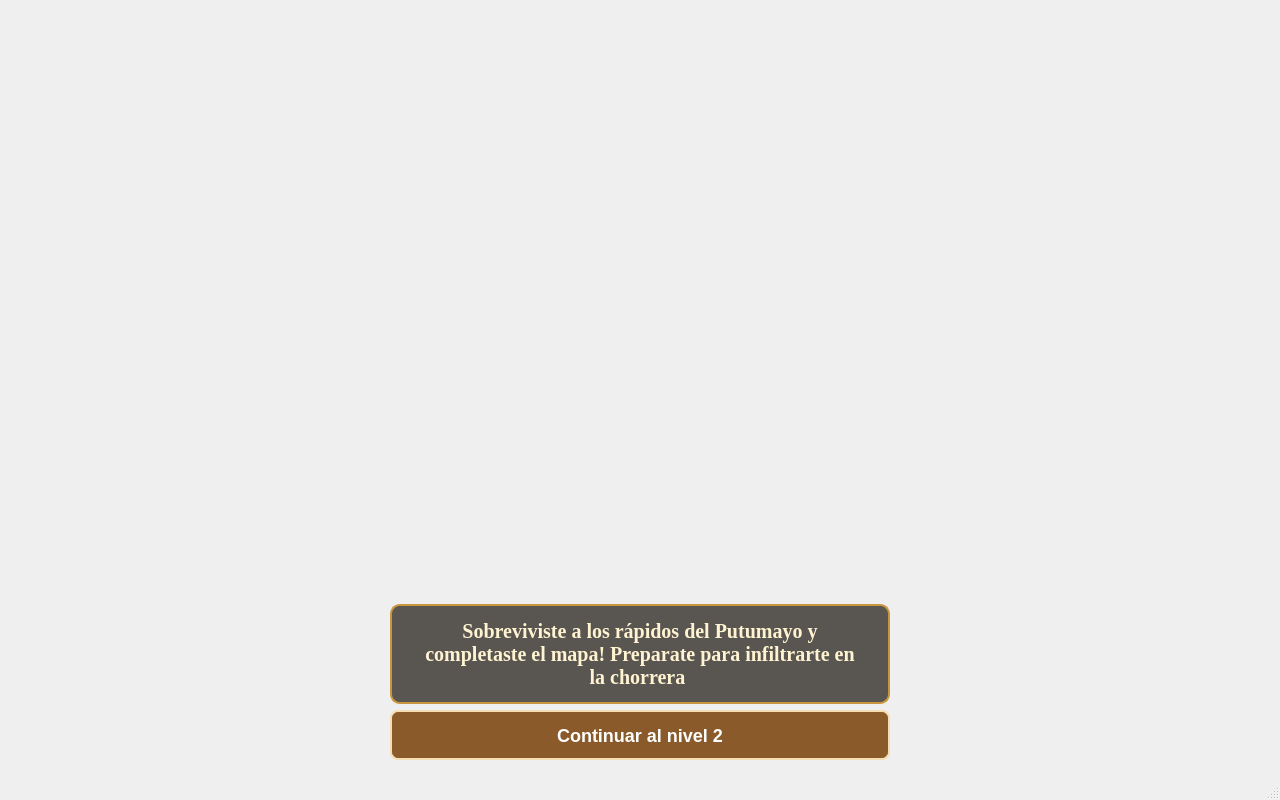
<?xml version="1.0" encoding="UTF-8"?>
<ui version="4.0">
 <class>MainWindow</class>
 <widget class="QMainWindow" name="MainWindow">
  <property name="geometry">
   <rect>
    <x>0</x>
    <y>0</y>
    <width>1280</width>
    <height>800</height>
   </rect>
  </property>
  <property name="minimumSize">
   <size>
    <width>0</width>
    <height>0</height>
   </size>
  </property>
  <property name="windowTitle">
   <string>MainWindow</string>
  </property>
  <widget class="QWidget" name="centralwidget">
   <layout class="QGridLayout" name="gridLayout">
    <item row="0" column="1">
     <widget class="QStackedWidget" name="stackedWidget">
      <property name="styleSheet">
       <string notr="true">#pageTransicion {
    border-image: url(:/0. Fondo transicion.png) 0 0 0 0 stretch stretch;
}

QLabel {
    background: transparent;
    color: white;
}</string>
      </property>
      <property name="currentIndex">
       <number>3</number>
      </property>
      <widget class="QWidget" name="PageMenu">
       <property name="styleSheet">
        <string notr="true">#PageMenu {
    border-image: url(:/0. Fondo Menu.png) 0 0 0 0 stretch stretch;
}

QLabel {
    background: transparent;
    color: white;
}</string>
       </property>
       <layout class="QVBoxLayout" name="verticalLayout_5">
        <item>
         <widget class="QWidget" name="widget_3" native="true">
          <layout class="QHBoxLayout" name="horizontalLayout_5">
           <item>
            <widget class="QLabel" name="label">
             <property name="minimumSize">
              <size>
               <width>700</width>
               <height>150</height>
              </size>
             </property>
             <property name="maximumSize">
              <size>
               <width>700</width>
               <height>200</height>
              </size>
             </property>
             <property name="font">
              <font>
               <family>Georgia</family>
               <pointsize>-1</pointsize>
               <bold>true</bold>
              </font>
             </property>
             <property name="styleSheet">
              <string notr="true">QLabel {
    color: #FFF3D1;
    font-family: &quot;Georgia&quot;, &quot;Trebuchet MS&quot;, serif;
    font-size: 30px;
    font-weight: bold;
    background-color: rgba(20, 14, 8, 175);
    padding: 16px 24px;
    border: 2px solid #C8963E;
    border-radius: 10px;
}
</string>
             </property>
             <property name="text">
              <string>Indiana Jones y La Fiebre del Caucho :  EL Oro Blanco del Putumayo</string>
             </property>
             <property name="alignment">
              <set>Qt::AlignmentFlag::AlignCenter</set>
             </property>
             <property name="wordWrap">
              <bool>true</bool>
             </property>
            </widget>
           </item>
          </layout>
         </widget>
        </item>
        <item>
         <spacer name="verticalSpacer">
          <property name="orientation">
           <enum>Qt::Orientation::Vertical</enum>
          </property>
          <property name="sizeHint" stdset="0">
           <size>
            <width>20</width>
            <height>40</height>
           </size>
          </property>
         </spacer>
        </item>
        <item alignment="Qt::AlignmentFlag::AlignHCenter">
         <widget class="QWidget" name="widget_6" native="true">
          <property name="minimumSize">
           <size>
            <width>700</width>
            <height>150</height>
           </size>
          </property>
          <property name="maximumSize">
           <size>
            <width>900</width>
            <height>150</height>
           </size>
          </property>
          <layout class="QHBoxLayout" name="horizontalLayout_6">
           <item>
            <widget class="QWidget" name="widget_4" native="true">
             <layout class="QVBoxLayout" name="verticalLayout_3">
              <item>
               <widget class="QPushButton" name="btnN1N">
                <property name="styleSheet">
                 <string notr="true">QPushButton {
    background-color: #8b5a2b;
    color: white;
    font-size: 14px;
    font-weight: bold;
    padding: 12px 28px;
    border: 2px solid #f5deb3;
    border-radius: 8px;
}
QPushButton:hover {
    background-color: #a86f38;
}</string>
                </property>
                <property name="text">
                 <string>Nivel 1 Normal</string>
                </property>
               </widget>
              </item>
              <item>
               <widget class="QPushButton" name="btnN1D">
                <property name="styleSheet">
                 <string notr="true">QPushButton {
    background-color: #8b5a2b;
    color: white;
    font-size: 14px;
    font-weight: bold;
    padding: 12px 28px;
    border: 2px solid #f5deb3;
    border-radius: 8px;
}
QPushButton:hover {
    background-color: #a86f38;
}</string>
                </property>
                <property name="text">
                 <string>Nivel 1 Díficil</string>
                </property>
               </widget>
              </item>
             </layout>
            </widget>
           </item>
           <item>
            <widget class="QWidget" name="widget_5" native="true">
             <layout class="QVBoxLayout" name="verticalLayout_4">
              <item>
               <widget class="QPushButton" name="btnN2N">
                <property name="styleSheet">
                 <string notr="true">QPushButton {
    background-color: #8b5a2b;
    color: white;
    font-size: 14px;
    font-weight: bold;
    padding: 12px 28px;
    border: 2px solid #f5deb3;
    border-radius: 8px;
}
QPushButton:hover {
    background-color: #a86f38;
}</string>
                </property>
                <property name="text">
                 <string>Nivel 2 Normal</string>
                </property>
               </widget>
              </item>
              <item>
               <widget class="QPushButton" name="btnN2D">
                <property name="styleSheet">
                 <string notr="true">QPushButton {
    background-color: #8b5a2b;
    color: white;
    font-size: 14px;
    font-weight: bold;
    padding: 12px 28px;
    border: 2px solid #f5deb3;
    border-radius: 8px;
}
QPushButton:hover {
    background-color: #a86f38;
}</string>
                </property>
                <property name="text">
                 <string>Nivel 2 Díficil</string>
                </property>
               </widget>
              </item>
             </layout>
            </widget>
           </item>
          </layout>
         </widget>
        </item>
        <item alignment="Qt::AlignmentFlag::AlignHCenter|Qt::AlignmentFlag::AlignVCenter">
         <widget class="QWidget" name="widget_7" native="true">
          <property name="minimumSize">
           <size>
            <width>700</width>
            <height>100</height>
           </size>
          </property>
          <property name="maximumSize">
           <size>
            <width>900</width>
            <height>100</height>
           </size>
          </property>
          <layout class="QHBoxLayout" name="horizontalLayout_7">
           <item>
            <widget class="QPushButton" name="btnNormal">
             <property name="styleSheet">
              <string notr="true">QPushButton {
    background-color: #8b5a2b;
    color: white;
    font-size: 18px;
    font-weight: bold;
    padding: 12px 28px;
    border: 2px solid #f5deb3;
    border-radius: 8px;
}
QPushButton:hover {
    background-color: #a86f38;
}</string>
             </property>
             <property name="text">
              <string>Modo Normal</string>
             </property>
            </widget>
           </item>
           <item>
            <widget class="QPushButton" name="btnDificil">
             <property name="styleSheet">
              <string notr="true">QPushButton {
    background-color: #8b5a2b;
    color: white;
    font-size: 18px;
    font-weight: bold;
    padding: 12px 28px;
    border: 2px solid #f5deb3;
    border-radius: 8px;
}
QPushButton:hover {
    background-color: #a86f38;
}</string>
             </property>
             <property name="text">
              <string>Modo Díficil</string>
             </property>
            </widget>
           </item>
          </layout>
         </widget>
        </item>
       </layout>
      </widget>
      <widget class="QWidget" name="pageNivel1">
       <layout class="QVBoxLayout" name="verticalLayout">
        <item>
         <layout class="QHBoxLayout" name="horizontalLayout">
          <item>
           <widget class="QLabel" name="lblIconoCorazonN1">
            <property name="minimumSize">
             <size>
              <width>32</width>
              <height>32</height>
             </size>
            </property>
            <property name="maximumSize">
             <size>
              <width>32</width>
              <height>32</height>
             </size>
            </property>
            <property name="text">
             <string/>
            </property>
            <property name="pixmap">
             <pixmap resource="sprites.qrc">:/0. Corazon.png</pixmap>
            </property>
            <property name="scaledContents">
             <bool>true</bool>
            </property>
           </widget>
          </item>
          <item>
           <widget class="QProgressBar" name="barraSaludN1">
            <property name="maximumSize">
             <size>
              <width>250</width>
              <height>16777215</height>
             </size>
            </property>
            <property name="value">
             <number>100</number>
            </property>
           </widget>
          </item>
          <item>
           <spacer name="horizontalSpacer">
            <property name="orientation">
             <enum>Qt::Orientation::Horizontal</enum>
            </property>
            <property name="sizeType">
             <enum>QSizePolicy::Policy::Fixed</enum>
            </property>
            <property name="sizeHint" stdset="0">
             <size>
              <width>100</width>
              <height>20</height>
             </size>
            </property>
           </spacer>
          </item>
          <item>
           <widget class="QWidget" name="widget_2" native="true">
            <property name="minimumSize">
             <size>
              <width>200</width>
              <height>32</height>
             </size>
            </property>
            <property name="maximumSize">
             <size>
              <width>200</width>
              <height>32</height>
             </size>
            </property>
            <layout class="QHBoxLayout" name="horizontalLayout_4">
             <property name="spacing">
              <number>7</number>
             </property>
             <property name="leftMargin">
              <number>0</number>
             </property>
             <property name="topMargin">
              <number>0</number>
             </property>
             <property name="rightMargin">
              <number>0</number>
             </property>
             <property name="bottomMargin">
              <number>0</number>
             </property>
             <item>
              <widget class="QLabel" name="lblVida">
               <property name="text">
                <string>Vidas :</string>
               </property>
              </widget>
             </item>
             <item>
              <widget class="QLabel" name="lblVida11">
               <property name="minimumSize">
                <size>
                 <width>32</width>
                 <height>32</height>
                </size>
               </property>
               <property name="maximumSize">
                <size>
                 <width>32</width>
                 <height>32</height>
                </size>
               </property>
               <property name="text">
                <string/>
               </property>
               <property name="pixmap">
                <pixmap resource="sprites.qrc">:/00. Indy cara.png</pixmap>
               </property>
               <property name="scaledContents">
                <bool>true</bool>
               </property>
              </widget>
             </item>
             <item>
              <widget class="QLabel" name="lblVida21">
               <property name="minimumSize">
                <size>
                 <width>32</width>
                 <height>32</height>
                </size>
               </property>
               <property name="maximumSize">
                <size>
                 <width>32</width>
                 <height>32</height>
                </size>
               </property>
               <property name="text">
                <string/>
               </property>
               <property name="pixmap">
                <pixmap resource="sprites.qrc">:/00. Indy cara.png</pixmap>
               </property>
               <property name="scaledContents">
                <bool>true</bool>
               </property>
              </widget>
             </item>
             <item>
              <widget class="QLabel" name="lblVida31">
               <property name="minimumSize">
                <size>
                 <width>32</width>
                 <height>32</height>
                </size>
               </property>
               <property name="maximumSize">
                <size>
                 <width>32</width>
                 <height>32</height>
                </size>
               </property>
               <property name="text">
                <string/>
               </property>
               <property name="pixmap">
                <pixmap resource="sprites.qrc">:/00. Indy cara.png</pixmap>
               </property>
               <property name="scaledContents">
                <bool>true</bool>
               </property>
              </widget>
             </item>
            </layout>
           </widget>
          </item>
          <item>
           <spacer name="horizontalSpacer_3">
            <property name="orientation">
             <enum>Qt::Orientation::Horizontal</enum>
            </property>
            <property name="sizeType">
             <enum>QSizePolicy::Policy::Fixed</enum>
            </property>
            <property name="sizeHint" stdset="0">
             <size>
              <width>40</width>
              <height>20</height>
             </size>
            </property>
           </spacer>
          </item>
          <item>
           <widget class="QLabel" name="lblIconoPerga">
            <property name="minimumSize">
             <size>
              <width>32</width>
              <height>32</height>
             </size>
            </property>
            <property name="maximumSize">
             <size>
              <width>32</width>
              <height>32</height>
             </size>
            </property>
            <property name="text">
             <string/>
            </property>
            <property name="pixmap">
             <pixmap resource="sprites.qrc">:/00. pergamino.png</pixmap>
            </property>
            <property name="scaledContents">
             <bool>true</bool>
            </property>
           </widget>
          </item>
          <item>
           <widget class="QLabel" name="lblPergaminosN1">
            <property name="text">
             <string>Pergaminos: 0/5</string>
            </property>
            <property name="alignment">
             <set>Qt::AlignmentFlag::AlignCenter</set>
            </property>
           </widget>
          </item>
          <item>
           <widget class="QLabel" name="lblTiempoN1">
            <property name="text">
             <string>Tiempo:  2:00</string>
            </property>
            <property name="alignment">
             <set>Qt::AlignmentFlag::AlignCenter</set>
            </property>
           </widget>
          </item>
         </layout>
        </item>
        <item>
         <widget class="QGraphicsView" name="viewNivel1">
          <property name="focusPolicy">
           <enum>Qt::FocusPolicy::NoFocus</enum>
          </property>
         </widget>
        </item>
       </layout>
      </widget>
      <widget class="QWidget" name="pageNivel2">
       <layout class="QVBoxLayout" name="verticalLayout_2">
        <item>
         <layout class="QHBoxLayout" name="horizontalLayout_2">
          <item>
           <widget class="QLabel" name="lblIconoCorazonN2">
            <property name="minimumSize">
             <size>
              <width>32</width>
              <height>32</height>
             </size>
            </property>
            <property name="maximumSize">
             <size>
              <width>32</width>
              <height>32</height>
             </size>
            </property>
            <property name="text">
             <string/>
            </property>
            <property name="pixmap">
             <pixmap resource="sprites.qrc">:/0. Corazon.png</pixmap>
            </property>
            <property name="scaledContents">
             <bool>true</bool>
            </property>
           </widget>
          </item>
          <item>
           <widget class="QProgressBar" name="barraSaludN2">
            <property name="value">
             <number>100</number>
            </property>
            <property name="alignment">
             <set>Qt::AlignmentFlag::AlignCenter</set>
            </property>
           </widget>
          </item>
          <item>
           <widget class="QWidget" name="widget" native="true">
            <property name="minimumSize">
             <size>
              <width>200</width>
              <height>32</height>
             </size>
            </property>
            <property name="maximumSize">
             <size>
              <width>200</width>
              <height>32</height>
             </size>
            </property>
            <layout class="QHBoxLayout" name="horizontalLayout_3">
             <property name="spacing">
              <number>5</number>
             </property>
             <property name="leftMargin">
              <number>0</number>
             </property>
             <property name="topMargin">
              <number>0</number>
             </property>
             <property name="rightMargin">
              <number>0</number>
             </property>
             <property name="bottomMargin">
              <number>0</number>
             </property>
             <item>
              <widget class="QLabel" name="lblVidas">
               <property name="minimumSize">
                <size>
                 <width>60</width>
                 <height>32</height>
                </size>
               </property>
               <property name="maximumSize">
                <size>
                 <width>60</width>
                 <height>32</height>
                </size>
               </property>
               <property name="text">
                <string>Vidas :</string>
               </property>
               <property name="alignment">
                <set>Qt::AlignmentFlag::AlignCenter</set>
               </property>
              </widget>
             </item>
             <item>
              <widget class="QLabel" name="lblVida1">
               <property name="minimumSize">
                <size>
                 <width>32</width>
                 <height>32</height>
                </size>
               </property>
               <property name="maximumSize">
                <size>
                 <width>32</width>
                 <height>32</height>
                </size>
               </property>
               <property name="text">
                <string/>
               </property>
               <property name="pixmap">
                <pixmap resource="sprites.qrc">:/00. Indy cara.png</pixmap>
               </property>
               <property name="scaledContents">
                <bool>true</bool>
               </property>
              </widget>
             </item>
             <item>
              <widget class="QLabel" name="lblVida2">
               <property name="minimumSize">
                <size>
                 <width>32</width>
                 <height>32</height>
                </size>
               </property>
               <property name="maximumSize">
                <size>
                 <width>32</width>
                 <height>32</height>
                </size>
               </property>
               <property name="text">
                <string/>
               </property>
               <property name="pixmap">
                <pixmap resource="sprites.qrc">:/00. Indy cara.png</pixmap>
               </property>
               <property name="scaledContents">
                <bool>true</bool>
               </property>
              </widget>
             </item>
             <item>
              <widget class="QLabel" name="lblVida3">
               <property name="minimumSize">
                <size>
                 <width>32</width>
                 <height>32</height>
                </size>
               </property>
               <property name="maximumSize">
                <size>
                 <width>32</width>
                 <height>32</height>
                </size>
               </property>
               <property name="text">
                <string/>
               </property>
               <property name="pixmap">
                <pixmap resource="sprites.qrc">:/00. Indy cara.png</pixmap>
               </property>
               <property name="scaledContents">
                <bool>true</bool>
               </property>
              </widget>
             </item>
            </layout>
           </widget>
          </item>
          <item>
           <spacer name="horizontalSpacer_2">
            <property name="orientation">
             <enum>Qt::Orientation::Horizontal</enum>
            </property>
            <property name="sizeType">
             <enum>QSizePolicy::Policy::Fixed</enum>
            </property>
            <property name="sizeHint" stdset="0">
             <size>
              <width>80</width>
              <height>20</height>
             </size>
            </property>
           </spacer>
          </item>
          <item>
           <widget class="QLabel" name="lblIconoPalaca">
            <property name="minimumSize">
             <size>
              <width>32</width>
              <height>32</height>
             </size>
            </property>
            <property name="maximumSize">
             <size>
              <width>32</width>
              <height>32</height>
             </size>
            </property>
            <property name="text">
             <string/>
            </property>
            <property name="pixmap">
             <pixmap resource="sprites.qrc">:/0. Palancader.png</pixmap>
            </property>
            <property name="scaledContents">
             <bool>true</bool>
            </property>
           </widget>
          </item>
          <item>
           <widget class="QLabel" name="lblPalancasN2">
            <property name="minimumSize">
             <size>
              <width>300</width>
              <height>0</height>
             </size>
            </property>
            <property name="text">
             <string>Palancas : 0/3</string>
            </property>
            <property name="alignment">
             <set>Qt::AlignmentFlag::AlignCenter</set>
            </property>
           </widget>
          </item>
         </layout>
        </item>
        <item>
         <widget class="QGraphicsView" name="viewNivel2"/>
        </item>
       </layout>
      </widget>
      <widget class="QWidget" name="pageTransicion">
       <layout class="QVBoxLayout" name="verticalLayout_7">
        <item>
         <spacer name="verticalSpacer_3">
          <property name="orientation">
           <enum>Qt::Orientation::Vertical</enum>
          </property>
          <property name="sizeHint" stdset="0">
           <size>
            <width>20</width>
            <height>554</height>
           </size>
          </property>
         </spacer>
        </item>
        <item alignment="Qt::AlignmentFlag::AlignHCenter">
         <widget class="QLabel" name="label_2">
          <property name="minimumSize">
           <size>
            <width>500</width>
            <height>100</height>
           </size>
          </property>
          <property name="maximumSize">
           <size>
            <width>600</width>
            <height>100</height>
           </size>
          </property>
          <property name="font">
           <font>
            <family>Georgia</family>
            <pointsize>-1</pointsize>
            <bold>true</bold>
           </font>
          </property>
          <property name="styleSheet">
           <string notr="true">QLabel {
    color: #FFF3D1;
    font-family: &quot;Georgia&quot;, &quot;Trebuchet MS&quot;, serif;
    font-size: 20px;
    font-weight: bold;
    background-color: rgba(20, 14, 8, 175);
    padding: 16px 24px;
    border: 2px solid #C8963E;
    border-radius: 10px;
}
</string>
          </property>
          <property name="text">
           <string>Sobreviviste a los rápidos del Putumayo y completaste el mapa! Preparate para infiltrarte en la chorrera </string>
          </property>
          <property name="scaledContents">
           <bool>false</bool>
          </property>
          <property name="alignment">
           <set>Qt::AlignmentFlag::AlignCenter</set>
          </property>
          <property name="wordWrap">
           <bool>true</bool>
          </property>
         </widget>
        </item>
        <item alignment="Qt::AlignmentFlag::AlignHCenter">
         <widget class="QPushButton" name="btnContinuarNivel2">
          <property name="minimumSize">
           <size>
            <width>500</width>
            <height>50</height>
           </size>
          </property>
          <property name="maximumSize">
           <size>
            <width>700</width>
            <height>60</height>
           </size>
          </property>
          <property name="layoutDirection">
           <enum>Qt::LayoutDirection::LeftToRight</enum>
          </property>
          <property name="styleSheet">
           <string notr="true">QPushButton {
    background-color: #8b5a2b;
    color: white;
    font-size: 18px;
    font-weight: bold;
    padding: 12px 28px;
    border: 2px solid #f5deb3;
    border-radius: 8px;
}
QPushButton:hover {
    background-color: #a86f38;
}</string>
          </property>
          <property name="text">
           <string>Continuar al nivel 2</string>
          </property>
         </widget>
        </item>
       </layout>
      </widget>
      <widget class="QWidget" name="pageFinal">
       <property name="styleSheet">
        <string notr="true">#pageFinal {
    border-image: url(:/0. Fondo Menu.png) 0 0 0 0 stretch stretch;
}

QLabel {
    background: transparent;
    color: white;
}</string>
       </property>
       <layout class="QVBoxLayout" name="verticalLayout_6">
        <item alignment="Qt::AlignmentFlag::AlignHCenter">
         <widget class="QLabel" name="lblResultadoFinal">
          <property name="minimumSize">
           <size>
            <width>800</width>
            <height>150</height>
           </size>
          </property>
          <property name="maximumSize">
           <size>
            <width>1200</width>
            <height>200</height>
           </size>
          </property>
          <property name="styleSheet">
           <string notr="true">QLabel {
    color: #FFF3D1;
    font-family: &quot;Georgia&quot;, &quot;Trebuchet MS&quot;, serif;
    font-size: 22px;
    font-weight: bold;
    background-color: rgba(20, 14, 8, 175);
    padding: 16px 24px;
    border: 2px solid #C8963E;
    border-radius: 10px;
}
</string>
          </property>
          <property name="text">
           <string>Perdiste</string>
          </property>
          <property name="alignment">
           <set>Qt::AlignmentFlag::AlignCenter</set>
          </property>
          <property name="wordWrap">
           <bool>true</bool>
          </property>
         </widget>
        </item>
        <item>
         <spacer name="verticalSpacer_2">
          <property name="orientation">
           <enum>Qt::Orientation::Vertical</enum>
          </property>
          <property name="sizeHint" stdset="0">
           <size>
            <width>20</width>
            <height>446</height>
           </size>
          </property>
         </spacer>
        </item>
        <item alignment="Qt::AlignmentFlag::AlignHCenter">
         <widget class="QPushButton" name="btnReintentar">
          <property name="minimumSize">
           <size>
            <width>200</width>
            <height>50</height>
           </size>
          </property>
          <property name="maximumSize">
           <size>
            <width>400</width>
            <height>60</height>
           </size>
          </property>
          <property name="styleSheet">
           <string notr="true">QPushButton {
    background-color: #8b5a2b;
    color: white;
    font-size: 18px;
    font-weight: bold;
    padding: 12px 28px;
    border: 2px solid #f5deb3;
    border-radius: 8px;
}
QPushButton:hover {
    background-color: #a86f38;
}</string>
          </property>
          <property name="text">
           <string>Reintentar</string>
          </property>
         </widget>
        </item>
        <item alignment="Qt::AlignmentFlag::AlignHCenter">
         <widget class="QPushButton" name="btnVolverMenu">
          <property name="minimumSize">
           <size>
            <width>200</width>
            <height>50</height>
           </size>
          </property>
          <property name="maximumSize">
           <size>
            <width>400</width>
            <height>60</height>
           </size>
          </property>
          <property name="styleSheet">
           <string notr="true">QPushButton {
    background-color: #8b5a2b;
    color: white;
    font-size: 18px;
    font-weight: bold;
    padding: 12px 28px;
    border: 2px solid #f5deb3;
    border-radius: 8px;
}
QPushButton:hover {
    background-color: #a86f38;
}</string>
          </property>
          <property name="text">
           <string>Menú</string>
          </property>
         </widget>
        </item>
       </layout>
      </widget>
     </widget>
    </item>
   </layout>
  </widget>
  <widget class="QMenuBar" name="menubar">
   <property name="geometry">
    <rect>
     <x>0</x>
     <y>0</y>
     <width>1280</width>
     <height>21</height>
    </rect>
   </property>
  </widget>
  <widget class="QStatusBar" name="statusbar"/>
 </widget>
 <resources>
  <include location="sprites.qrc"/>
 </resources>
 <connections/>
</ui>
